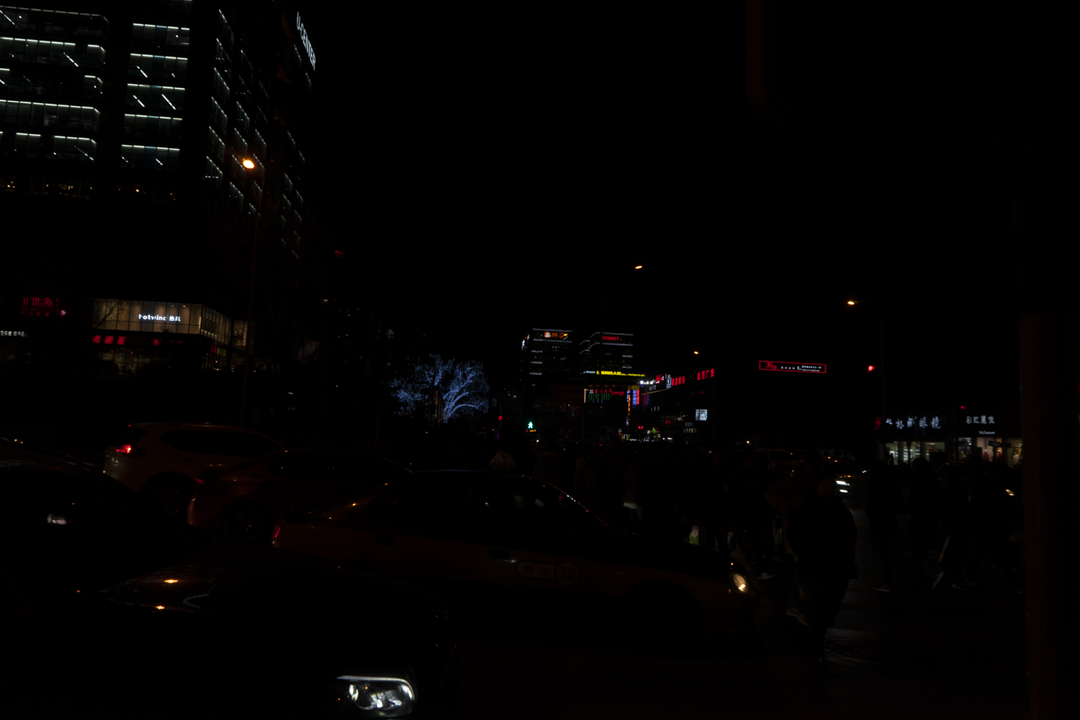
#> input picture Imagenes/1004.png, 1080 x 720 px, found by its file name
$ jupyter execute --allow-errors clases_practica_python.ipynb   (shell and % lines are left out)   (older library calls are emulated)
#> lines starting #> are read from the running program, lines starting #| are printed output that depends on the picture
# Ejecución comentada del algoritmo

## Librerías necesarias

Cargamos todas las librerías que necesitaremos para resolver la actividad.

* numpy: Trabajo con arrays
* matplotlib: Representación de funciones e imágenes
* opencv: Carga de imágenes y obtención de propiedades y canales de la misma
* scipy: Librería para operaciones matemáticas
* operator: Librería para trabajar con sus operadores

Instalo la libraría CV2
https://stackoverflow.com/questions/38109270/cv2-import-error-on-jupyter-notebook

[cell 1]
# Importamos librerias necesarias
import numpy as np
import matplotlib.pyplot as plt
import cv2
from scipy.signal import argrelextrema
import operator

[cell 2]
img = cv2.imread("imagenes/palacio-real.jpg")
#> (the rest of this cell did not finish here and is left out)

#> (a cell that did not finish here is left out)

# Sobel Operator

[cell 4]
# set the kernel size, depending on whether we are using the Sobel
# filter or the Scharr operator, then compute the gradients along
# the x and y axis, respectively
#ksize = -1 # "scharr"
ksize = 3  #  Sobel
#> (the rest of this cell did not finish here and is left out)

#> (a cell that did not finish here is left out)

[cell 6]
img = cv2.imread("imagenes/1004.png")
#> img is the input picture: shape (720, 1080, 3); mean B, G, R 2, 2.2, 3.6
img = cv2.cvtColor(img, cv2.COLOR_BGR2RGB)
plt.imshow(img)

[cell 7]
gray = cv2.cvtColor(img, cv2.COLOR_BGR2GRAY)
plt.imshow(gray)

[cell 8]
def imshow(img):

  fig,ax = plt.subplots(figsize=(5,5))

  ax.imshow(img,cmap=plt.cm.gray)

  ax.set_xticks([])

  ax.set_yticks([])

  plt.show()

[cell 9]
hist = cv2.calcHist([gray], [0], None, [256], [0, 256])
#> hist = 256 values, max 552298 at index 0, min 3 at index 237, mean 3037.5
plt.plot(hist, color='gray' )

plt.xlabel('intensidad de iluminacion')
plt.ylabel('cantidad de pixeles')
plt.show()
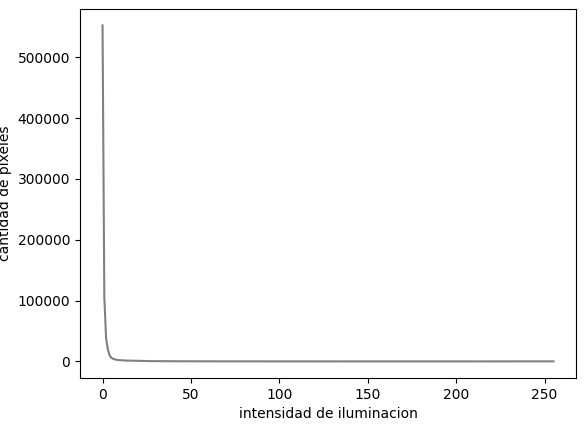
#> figure drawn by matplotlib, 1 panel; curve peaks at x = 0, y = 552298
# https://acodigo.blogspot.com/2017/08/histogramas-opencv-python.html

Para aclarar la imagen (mucho contraste) voy a emplear la suma
https://programacionpython80889555.wordpress.com/2020/11/26/operaciones-aritmeticas-sobre-imagenes-con-python-y-opencv-1a-parte/
https://programacionpython80889555.wordpress.com/2023/10/30/ajuste-de-brillo-y-contraste-en-imagenes-con-opencv-y-python/

[cell 10]
suma = cv2.add(gray,gray)
suma2 = cv2.add(gray,suma)
suma3 = cv2.add(gray,suma2)
suma4 = cv2.add(gray,suma3)
suma5 = cv2.add(gray,suma4)
suma10= cv2.add(suma5,suma5)
suma20= cv2.add(suma10,suma10)
suma40= cv2.add(suma20,suma20)

[cell 11]
imshow(suma40)

[cell 12]
producto = cv2.multiply(gray,gray)
producto2 = cv2.multiply(producto,producto)
producto4 = cv2.multiply(producto2,producto2)
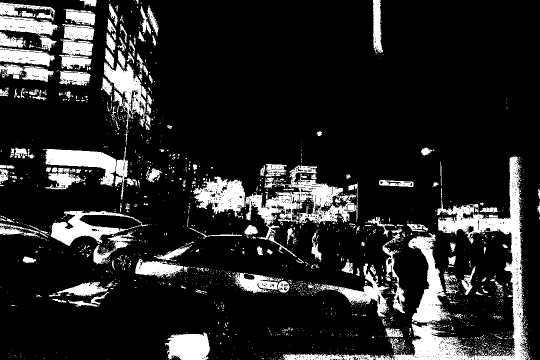
#> producto4: shape (720, 1080) (shown at 1/2 size); min 0, max 255, mean 39
producto8 = cv2.multiply(producto4,producto4)
producto16 = cv2.multiply(producto8,producto8)
imshow(producto16)

en producto se llega a saturación y se puerde información

[cell 13]
hist = cv2.calcHist([suma40], [0], None, [256], [0, 256])
#> hist = 256 values, max 552298 at index 0, min 0 at index 1, mean 3037.5
plt.plot(hist, color='gray' )

plt.xlabel('intensidad de iluminacion')
plt.ylabel('cantidad de pixeles')
plt.show()

[cell 14]
hist = cv2.calcHist([producto16], [0], None, [256], [0, 256])
#> hist = 256 values, max 552298 at index 0, min 0 at index 2, mean 3037.5
plt.plot(hist, color='gray' )

plt.xlabel('intensidad de iluminacion')
plt.ylabel('cantidad de pixeles')
plt.show()

[cell 15]
img = cv2.imread("imagenes/1004.png")
img = cv2.cvtColor(img, cv2.COLOR_BGR2RGB)
suma = cv2.add(img,img)
#> suma: shape (720, 1080, 3)
suma2 = cv2.add(img,suma)
#> suma2: shape (720, 1080, 3)
suma3 = cv2.add(img,suma2)
#> suma3: shape (720, 1080, 3)
suma4 = cv2.add(img,suma3)
#> suma4: shape (720, 1080, 3)
suma5 = cv2.add(img,suma4)
#> suma5: shape (720, 1080, 3)
suma10= cv2.add(suma5,suma5)
#> suma10: shape (720, 1080, 3)
suma20= cv2.add(suma10,suma10)
#> suma20: shape (720, 1080, 3)
suma40= cv2.add(suma20,suma20)
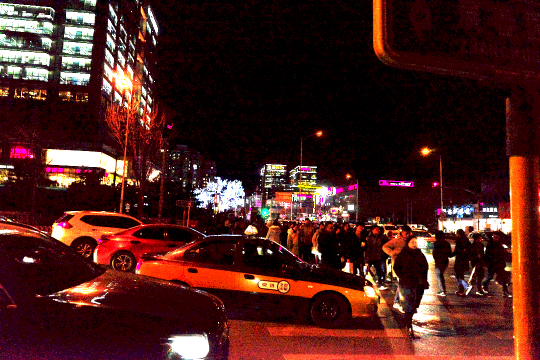
#> suma40: shape (720, 1080, 3) (shown at 1/2 size); mean R, G, B 74.6, 32.2, 27.9

[cell 16]
suma = cv2.cvtColor(suma40, cv2.COLOR_BGR2RGB)
plt.imshow(suma)

https://facundoq.github.io/courses/aa2018/res/04_imagenes_numpy.html

[cell 17]
negativo = 255 - suma40
imshow(suma40)

[cell 18]
suma = cv2.add(gray,gray)
suma2 = cv2.add(gray,suma)
suma3 = cv2.add(gray,suma2)
suma4 = cv2.add(gray,suma3)
suma5 = cv2.add(gray,suma4)
suma10= cv2.add(suma5,suma5)
suma20= cv2.add(suma10,suma10)
suma40= cv2.add(suma20,suma20)
negativo = 255 - suma40
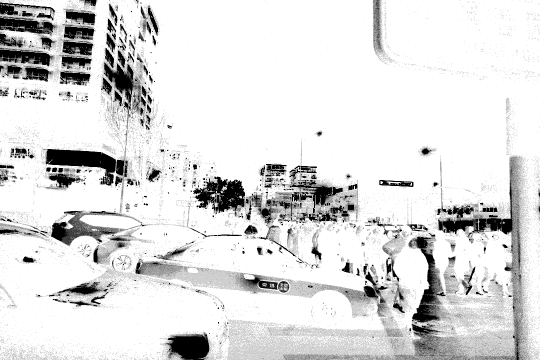
#> negativo: shape (720, 1080) (shown at 1/2 size); min 0, max 255, mean 221
imshow(suma40)
imshow(negativo)

https://imaginaformacion.com/tutoriales/opencv-en-python
https://www.geeksforgeeks.org/log-transformation-of-an-image-using-python-and-opencv/

# Referencias

https://setosa.io/ev/image-kernels/
https://adeveloperdiary.com/data-science/computer-vision/how-to-implement-sobel-edge-detection-using-python-from-scratch/
https://pyimagesearch.com/2021/05/12/image-gradients-with-opencv-sobel-and-scharr/
https://pyimagesearch.com/

https://www.metabunk.org/threads/why-people-are-suddenly-seeing-strange-beams-of-light-around-the-world-the-reddit-effect.6722/
https://en.wikipedia.org/wiki/Charge-coupled_device
https://photo.stackexchange.com/questions/52969/why-is-there-a-vertical-bar-of-brighter-exposure-when-photographing-lightning
https://www.kite.com/python/answers/how-to-remove-outliers-from-a-numpy-array-in-python

[cell 19]
c = 255 / np.log(1 + np.max(img))
#> c = 45.99
log_image = c * (np.log(img + 1))
#> log_image: shape (720, 1080, 3) float16; 0.02% of the values are NaN or infinite; the others: min 0, max 255, mean 23.7
log_image = np.array(log_image, dtype = np.uint8)

# Display both images
plt.imshow(img)
plt.show()
plt.imshow(log_image)
plt.show()

[cell 20]
c = 255 / np.log(1 + np.max(negativo))
log_image = c * (np.log(negativo + 1))
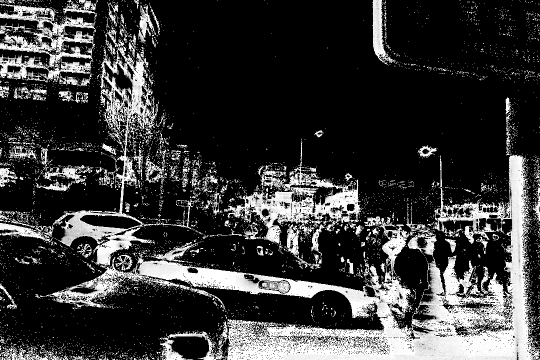
#> log_image: shape (720, 1080) float16 (shown at 1/2 size); 71.03% of the values are NaN or infinite; the others: min 0, max 245.5, mean 186.4; drawn with min black, max white, NaN and infinite black
log_image = np.array(log_image, dtype = np.uint8)

# Display both images
plt.imshow(negativo)
plt.show()
plt.imshow(log_image)
plt.show()

[cell 21]
nueva_imagen=20*img
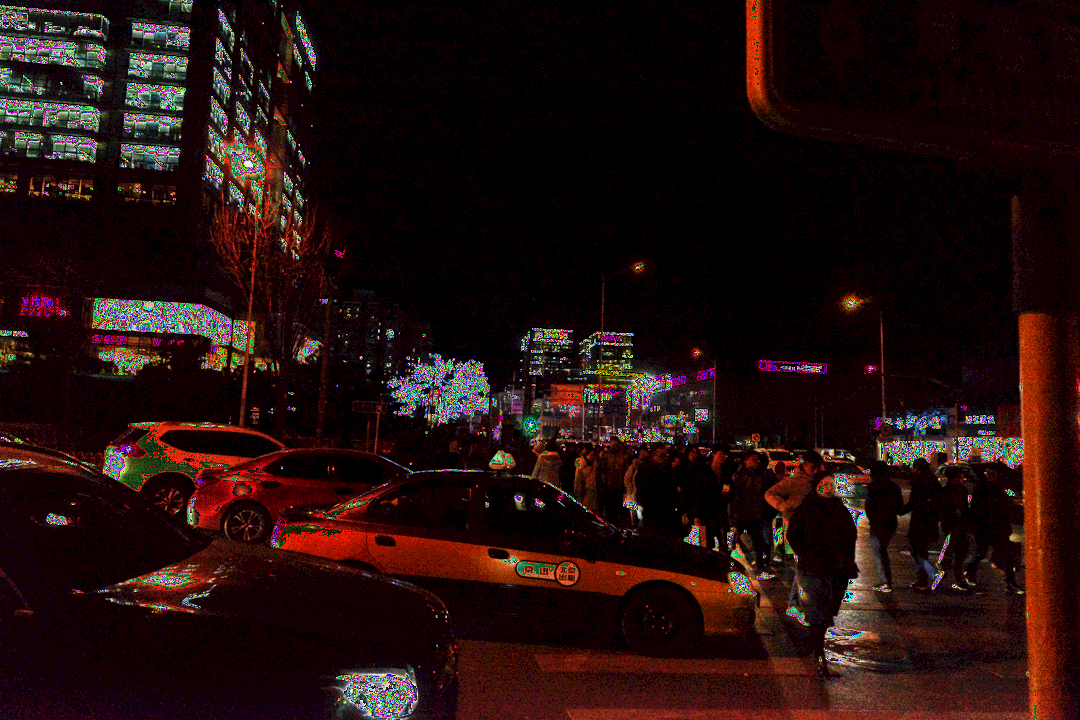
#> nueva_imagen: shape (720, 1080, 3); mean R, G, B 34.7, 14.9, 12.9
# Display both images
plt.imshow(img)
plt.show()
plt.imshow(nueva_imagen)
plt.show()

[cell 22]
np.mean(gray)
#> Out = 2.24

[cell 23]
np.mean(negativo)
#> Out = 221

[cell 24]
sumamedia = gray - np.mean(gray)
# Display both images
plt.imshow(gray)
plt.show()
plt.imshow(sumamedia)
plt.show()

$ run again, with Imagenes/1002.png copied over Imagenes/1004.png
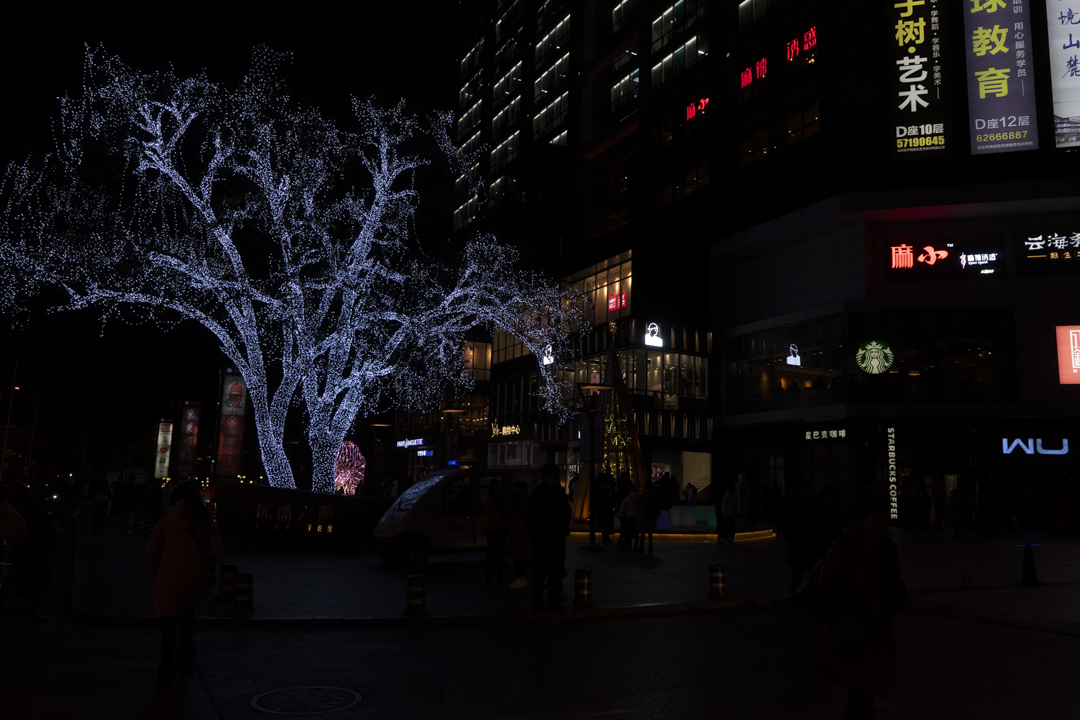
#> input picture Imagenes/1002.png, 1080 x 720 px, found by its file name
#> img is the input picture: shape (720, 1080, 3); mean B, G, R 15.6, 13.1, 15.3
#> `hist = cv2.calcHist([gray], [0], None, [256], [0, 256])`: hist = 256 values, max 153108 at index 1, min 11 at index 246, mean 3037.5
#> `hist = cv2.calcHist([suma40], [0], None, [256], [0, 256])`: hist = 256 values, max 311072 at index 255, min 0 at index 1, mean 3037.5
#> `plt.show()`:
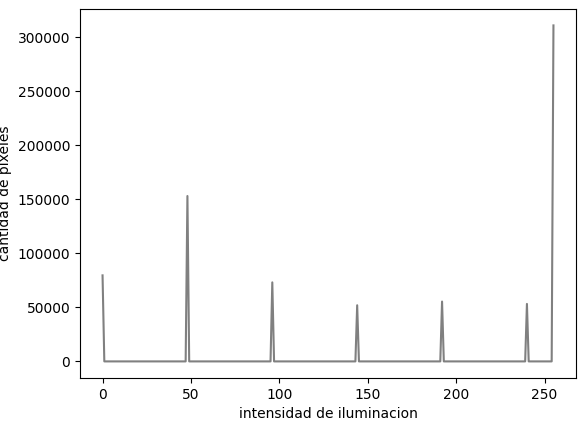
#> figure drawn by matplotlib, 1 panel; curve peaks at x = 255, y = 311072
#> `hist = cv2.calcHist([producto16], [0], None, [256], [0, 256])`: hist = 256 values, max 544835 at index 255, min 0 at index 2, mean 3037.5
#> `suma40= cv2.add(suma20,suma20)`:
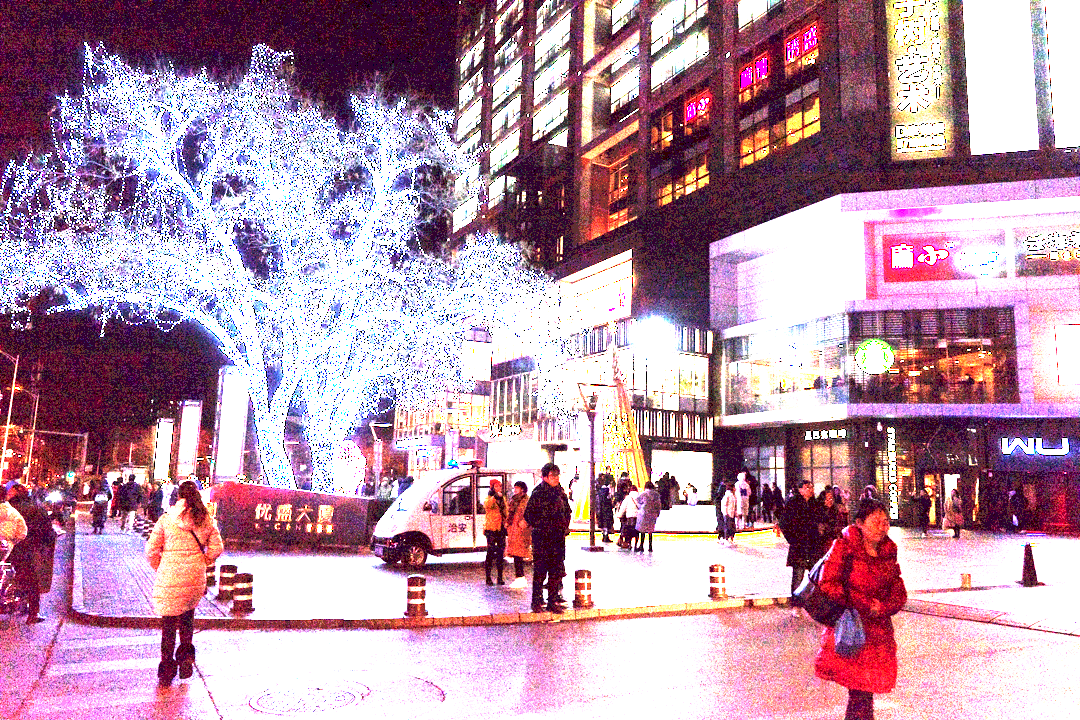
#> suma40: shape (720, 1080, 3); mean R, G, B 185.3, 148.6, 168.1
#> c = 45.99
#> `np.mean(gray)`: Out = 14.08
#> `np.mean(negativo)`: Out = 94.78

$ run again, with Imagenes/1003.png copied over Imagenes/1004.png
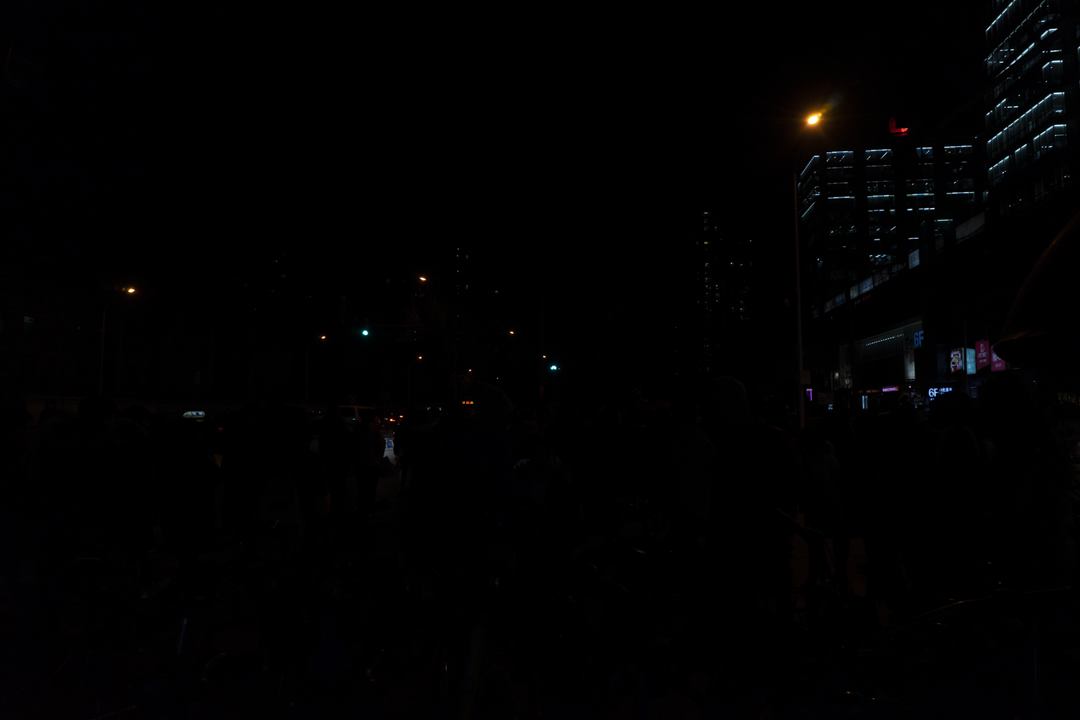
#> input picture Imagenes/1003.png, 1080 x 720 px, found by its file name
#> img is the input picture: shape (720, 1080, 3); mean B, G, R 2.3, 1.3, 2.2
#> `hist = cv2.calcHist([gray], [0], None, [256], [0, 256])`: hist = 256 values, max 437902 at index 0, min 0 at index 253, mean 3037.5
#> `hist = cv2.calcHist([suma40], [0], None, [256], [0, 256])`: hist = 256 values, max 437902 at index 0, min 0 at index 1, mean 3037.5
#> `hist = cv2.calcHist([producto16], [0], None, [256], [0, 256])`: hist = 256 values, max 437902 at index 0, min 0 at index 2, mean 3037.5
#> `negativo = 255 - suma40`:
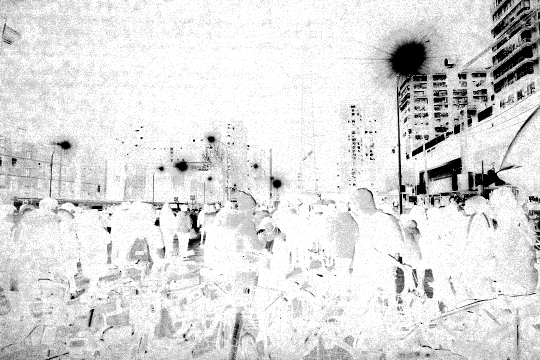
#> negativo: shape (720, 1080) (shown at 1/2 size); min 0, max 255, mean 220.1
#> c = 45.99
#> `nueva_imagen=20*img`:
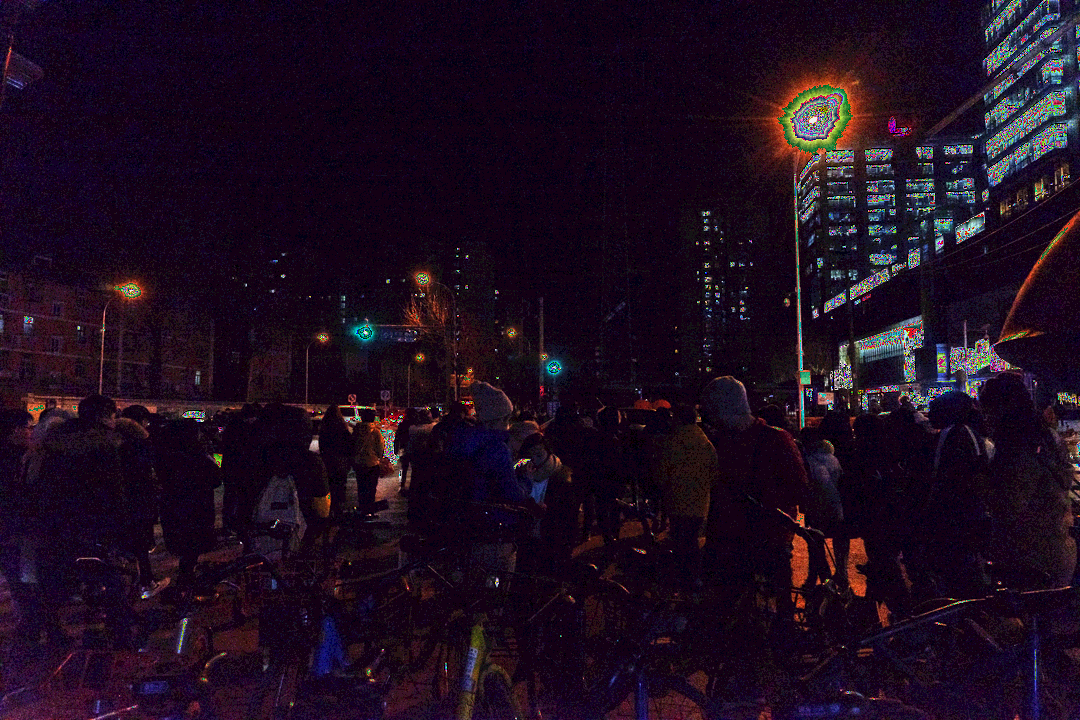
#> nueva_imagen: shape (720, 1080, 3); mean R, G, B 29.4, 12.5, 31
#> `np.mean(gray)`: Out = 1.48
#> `np.mean(negativo)`: Out = 220.1
